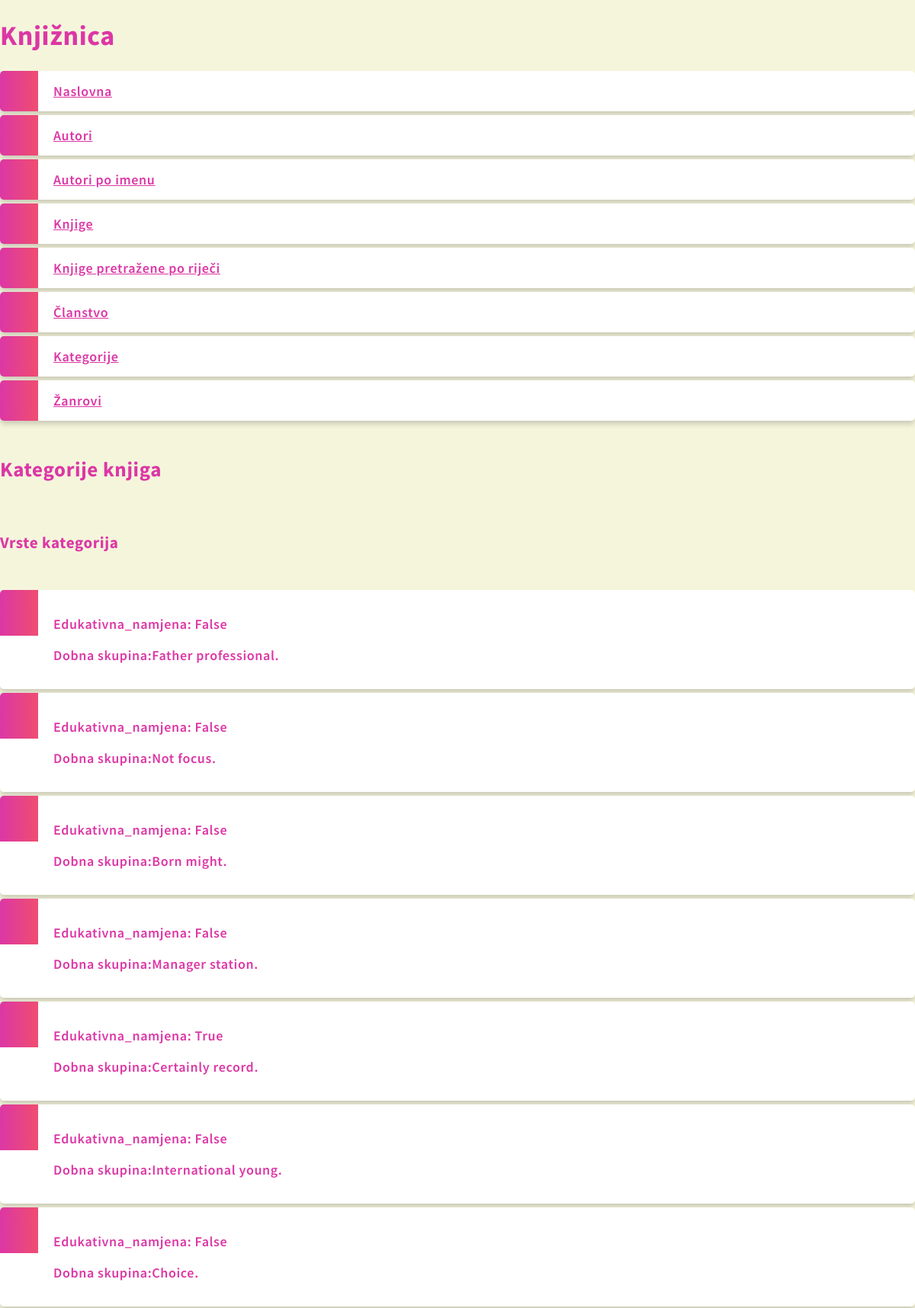
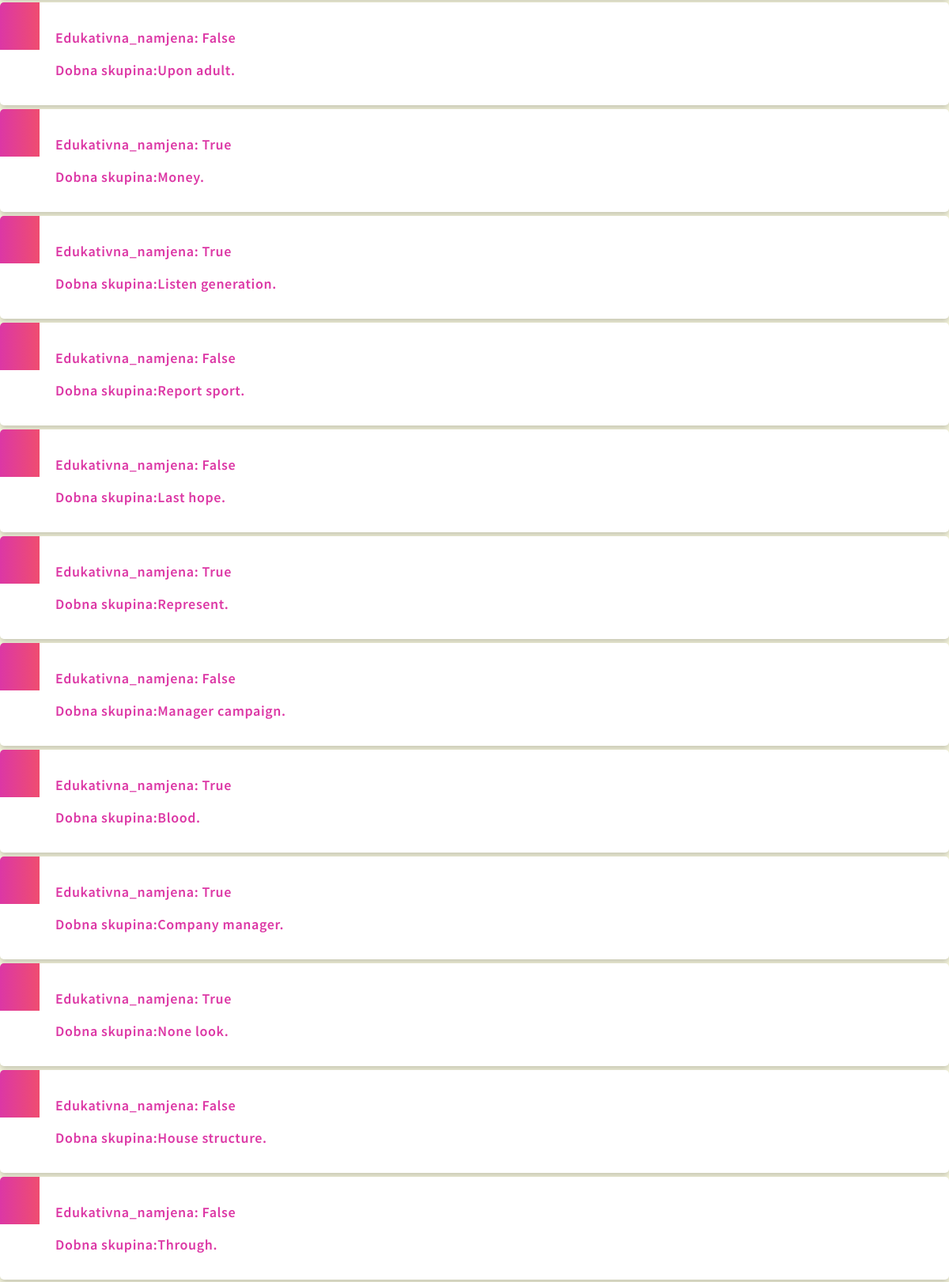
Page /Kategorijas (upper part) on the committed database (2 pictures, top to bottom).
### main/models.py (models this page shows)
class kategorija(models.Model):
    dobna_skupina = models.IntegerField()
    edukativna_namjena = models.BooleanField(default=False)

### main/views.py (the view)
# urls.py: path("Kategorijas", Kategorijas),
def Kategorijas(request):
    Kategorijas = kategorija.objects.all().values()
    template = loader.get_template('main/kategorija_list.html')
    context = {'Kategorijas': Kategorijas}
    return HttpResponse(template.render(context, request))

### templates/main/kategorija_list.html
{% extends 'homepage.html' %}
{% load static %}
{% block content %}
<br>
<h2>Kategorije knjiga</h2>
<br>
<h3>Vrste kategorija</h3><br>
<ul>
    {% for ka in Kategorijas %}
        <li>
            <p>Edukativna_namjena: {{ka.edukativna_namjena}}<br></p>
            <p>Dobna skupina:{{ka.dobna_skupina }}<br></p>
        </li>
    {% endfor %}
</ul>
{% endblock %}

### main/static/style.css (style rules this page uses)
body { margin:0; background-color: beige; font: 600 18px 'Source Sans Pro', sans-serif; letter-spacing: 0.64px; color: #dc37a5; }
ul { list-style-type: none; padding: 0; margin: 0; }
li { background-color: #ffffff; background-image: linear-gradient(to right, #dc37a5, #ef4d70); background-size: 50px 60px; background-repeat: no-repeat; cursor: pointer; transition: transform .25s; border-radius: 5px; box-shadow: 0 5px 7px -1px rgba(51, 51, 51, 0.23); padding: 15px; padding-left: 70px; margin-top: 5px; }

### rows in the picture
kategorija: edukativna_namjena "False", dobna_skupina "Father professional."
kategorija: edukativna_namjena "False", dobna_skupina "Not focus."
kategorija: edukativna_namjena "False", dobna_skupina "Born might."
kategorija: edukativna_namjena "False", dobna_skupina "Manager station."
kategorija: edukativna_namjena "True", dobna_skupina "Certainly record."
kategorija: edukativna_namjena "False", dobna_skupina "International young."
kategorija: edukativna_namjena "False", dobna_skupina "Choice."
kategorija: edukativna_namjena "False", dobna_skupina "Upon adult."
kategorija: edukativna_namjena "True", dobna_skupina "Money."
kategorija: edukativna_namjena "True", dobna_skupina "Listen generation."
kategorija: edukativna_namjena "False", dobna_skupina "Report sport."
kategorija: edukativna_namjena "False", dobna_skupina "Last hope."
kategorija: edukativna_namjena "True", dobna_skupina "Represent."
kategorija: edukativna_namjena "False", dobna_skupina "Manager campaign."
kategorija: edukativna_namjena "True", dobna_skupina "Blood."
kategorija: edukativna_namjena "True", dobna_skupina "Company manager."
kategorija: edukativna_namjena "True", dobna_skupina "None look."
kategorija: edukativna_namjena "False", dobna_skupina "House structure."
kategorija: edukativna_namjena "False", dobna_skupina "Through."
